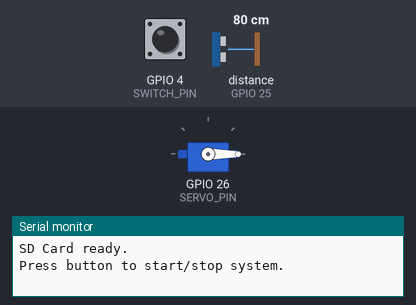
A sketch run on a simulated ESP32. Parts: servo, the last lines printed to the serial monitor. The inputs (shaded band) are chosen by the test bench; at power-on: GPIO 4 (SWITCH_PIN) HIGH, distance to the obstacle (sensor on GPIO 25) 80 cm. The echo pulse lasts 58.3 µs per cm; the local clock reads 2024-03-15 10:24:30 at power-on unless the sketch sets it; storage starts empty.

Above: at 1.2 s.
1.3 s: GPIO 4 (SWITCH_PIN) pulled LOW for 0.15 s
At 1.7 s:
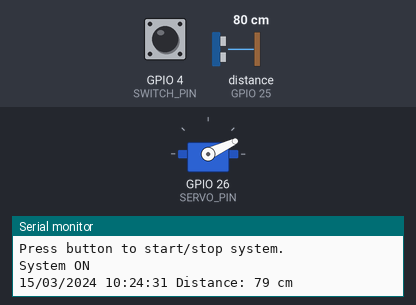
2.9 s: distance to the obstacle (sensor on GPIO 25) set to 12 cm
4.4 s: distance to the obstacle (sensor on GPIO 25) set to 9 cm
At 5.7 s:
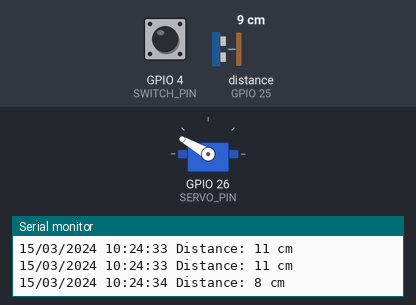
6.0 s: GPIO 4 (SWITCH_PIN) pulled LOW for 1 s
At 10.8 s:
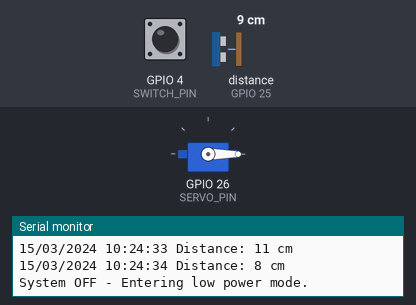
Timing chart, 0 to 11.0 s (numbered marks = the images above; inputs shaded):
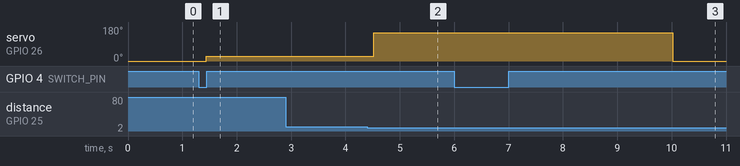

The sketch:

Automatic_Car_Gate_System_Gr2.ino
```cpp
#include <Arduino.h>
#include <ESP32Servo.h>
#include <Wire.h>
#include <RTClib.h>
#include <SD.h>
#include <SPI.h>

#define SERVO_PIN   26
#define TRIG_PIN     5
#define ECHO_PIN    25
#define SWITCH_PIN   4
#define SD_CS_PIN   13

Servo myServo;
RTC_DS3231 rtc;
File logFile;

volatile bool systemOn = false;
volatile bool buttonPressed = false;

enum SystemState {
  IDLE,
  ACTIVE
};

SystemState currentState = IDLE;

void IRAM_ATTR switchISR() {
  buttonPressed = true;
}

String printDateTime(const DateTime &dt) {
  char buf[20];
  snprintf(buf, sizeof(buf), "%02d/%02d/%04d %02d:%02d:%02d",
           dt.day(), dt.month(), dt.year(),
           dt.hour(), dt.minute(), dt.second());
  return String(buf);
}

void setup() {
  Serial.begin(115200);
  Wire.begin();

  // Servo
  myServo.attach(SERVO_PIN);
  myServo.write(0);

  // Ultrasonic
  pinMode(TRIG_PIN, OUTPUT);
  pinMode(ECHO_PIN, INPUT);

  // Switch Button
  pinMode(SWITCH_PIN, INPUT_PULLUP);
  attachInterrupt(digitalPinToInterrupt(SWITCH_PIN), switchISR, FALLING);

  // RTC setup
  if (!rtc.begin()) {
    Serial.println("Couldn't find RTC");
    while (1);
  }
  if (rtc.lostPower()) {
    Serial.println("RTC lost power, setting time to compile time!");
    rtc.adjust(DateTime(F(__DATE__), F(__TIME__)));
  }

  // SD card setup
  if (!SD.begin(SD_CS_PIN)) {
    Serial.println("SD Card initialization failed!");
  } else {
    Serial.println("SD Card ready.");
  }

  Serial.println("Press button to start/stop system.");
}

long readDistance() {
  digitalWrite(TRIG_PIN, LOW);
  delayMicroseconds(2);
  digitalWrite(TRIG_PIN, HIGH);
  delayMicroseconds(10);
  digitalWrite(TRIG_PIN, LOW);

  long duration = pulseIn(ECHO_PIN, HIGH, 30000);
  return duration * 0.034 / 2;
}

void loop() {
  if (buttonPressed) {
    buttonPressed = false;
    if (currentState == IDLE) {
      currentState = ACTIVE;
      Serial.println("System ON");
    } else {
      currentState = IDLE;
      Serial.println("System OFF - Entering low power mode.");
      myServo.write(0);
    }
  }

  switch (currentState) {
    case IDLE:
      delay(200);
      break;

    case ACTIVE: {
      int distance = readDistance();
      DateTime now = rtc.now();
      String timeString = printDateTime(now);

      Serial.print(timeString);
      Serial.print(" Distance: ");
      Serial.print(distance);
      Serial.println(" cm");

      // Log to SD card
      logFile = SD.open("/datalog.txt", FILE_APPEND);
      if (logFile) {
        logFile.print(timeString);
        logFile.print(" - Distance: ");
        logFile.print(distance);
        logFile.println(" cm");
        logFile.close();
      } else {
        Serial.println("Failed to open log file");
      }

      // Servo control
      if (distance > 0 && distance < 10) {
        myServo.write(150);
        delay(5000);
      } else {
        myServo.write(25);
      }

      delay(500);
      break;
    }
  }
}
```

Measured:
- the behaviour switches between 11 and 10 cm on distance to the obstacle (sensor on GPIO 25) (found by bisection; images 1 and 2)
- after the input at 1.3 s, servo on GPIO 26 (SERVO_PIN): 0° → 25° after 0.14 s
- after the input at 4.4 s, servo on GPIO 26 (SERVO_PIN): 25° → 150° after 0.12 s
- after the input at 6.0 s, servo on GPIO 26 (SERVO_PIN): 150° → 0° after 4.0 s
